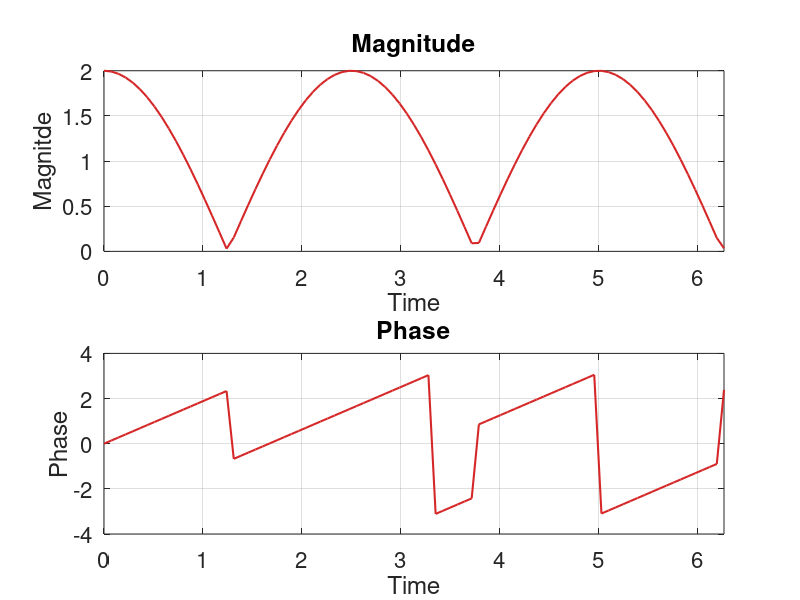

Write MATLAB code to recreate this figure.
%% plot_complex_signal_ex3.m
%
% This script demonstrates how to plot the magnitude and phase parts of a complex
% signal z(t) = exp(j(omega1*t+phi)) + exp(j(omega2*t+phi)), 0 <= t <= 2*pi.

clear; close all; clc;

t = 0 : (2*pi+1)/100 : 2*pi;
f1 = 0.1;
f2 = 0.5;
omega1 = 2*pi*f1;
omega2 = 2*pi*f2;
phi = 0;
z = exp(1i*(omega1*t+phi)) + exp(1i*(omega2*t+phi));

figure('Units', 'normalized', 'Position', [0.1, 0.1, 0.7, 0.6])

% magnitude of complex signal
subplot(2, 1, 1)
plot(t, abs(z), 'color', '#d62728', 'LineWidth', 1.5)
grid on;
title('Magnitude')
xlabel('Time')
ylabel('Magnitde')
set(gca, 'Fontsize', 16)
xlim([min(t), max(t)])


% phase of complex signal
subplot(2, 1, 2)
plot(t, angle(z), 'color', '#d62728', 'LineWidth', 1.5)
grid on;
title('Phase')
xlabel('Time')
ylabel('Phase')
set(gca, 'Fontsize', 16)
xlim([min(t), max(t)])